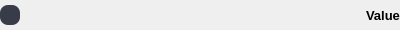
<?xml version="1.0" encoding="UTF-8"?>
<ui version="4.0">
 <class>Form</class>
 <widget class="QWidget" name="Form">
  <property name="geometry">
   <rect>
    <x>0</x>
    <y>0</y>
    <width>400</width>
    <height>30</height>
   </rect>
  </property>
  <property name="sizePolicy">
   <sizepolicy hsizetype="Expanding" vsizetype="Fixed">
    <horstretch>0</horstretch>
    <verstretch>0</verstretch>
   </sizepolicy>
  </property>
  <property name="minimumSize">
   <size>
    <width>0</width>
    <height>30</height>
   </size>
  </property>
  <property name="maximumSize">
   <size>
    <width>16777215</width>
    <height>30</height>
   </size>
  </property>
  <property name="windowTitle">
   <string>Form</string>
  </property>
  <layout class="QHBoxLayout" name="horizontalLayout">
   <property name="leftMargin">
    <number>0</number>
   </property>
   <property name="topMargin">
    <number>0</number>
   </property>
   <property name="rightMargin">
    <number>0</number>
   </property>
   <property name="bottomMargin">
    <number>0</number>
   </property>
   <item>
    <widget class="QPushButton" name="contactPin">
     <property name="sizePolicy">
      <sizepolicy hsizetype="Fixed" vsizetype="Fixed">
       <horstretch>0</horstretch>
       <verstretch>0</verstretch>
      </sizepolicy>
     </property>
     <property name="minimumSize">
      <size>
       <width>20</width>
       <height>20</height>
      </size>
     </property>
     <property name="maximumSize">
      <size>
       <width>20</width>
       <height>20</height>
      </size>
     </property>
     <property name="styleSheet">
      <string notr="true">QPushButton{
	background-color: rgb(56, 60, 72);
	border-radius: 8px;
}

QPushButton:hover{
	background-color: rgb(0, 170, 255);
	border-radius: 10px;
}</string>
     </property>
     <property name="text">
      <string/>
     </property>
     <property name="icon">
      <iconset resource="reso.qrc">
       <normaloff>:/icon/res/icons/Feather_white/chevrons-right.svg</normaloff>:/icon/res/icons/Feather_white/chevrons-right.svg</iconset>
     </property>
    </widget>
   </item>
   <item alignment="Qt::AlignRight">
    <widget class="QLabel" name="pinlabel">
     <property name="sizePolicy">
      <sizepolicy hsizetype="Expanding" vsizetype="Minimum">
       <horstretch>0</horstretch>
       <verstretch>0</verstretch>
      </sizepolicy>
     </property>
     <property name="font">
      <font>
       <pointsize>10</pointsize>
       <bold>true</bold>
      </font>
     </property>
     <property name="text">
      <string>Value</string>
     </property>
     <property name="scaledContents">
      <bool>true</bool>
     </property>
     <property name="wordWrap">
      <bool>false</bool>
     </property>
     <property name="indent">
      <number>-1</number>
     </property>
    </widget>
   </item>
  </layout>
 </widget>
 <resources>
  <include location="reso.qrc"/>
 </resources>
 <connections/>
</ui>
